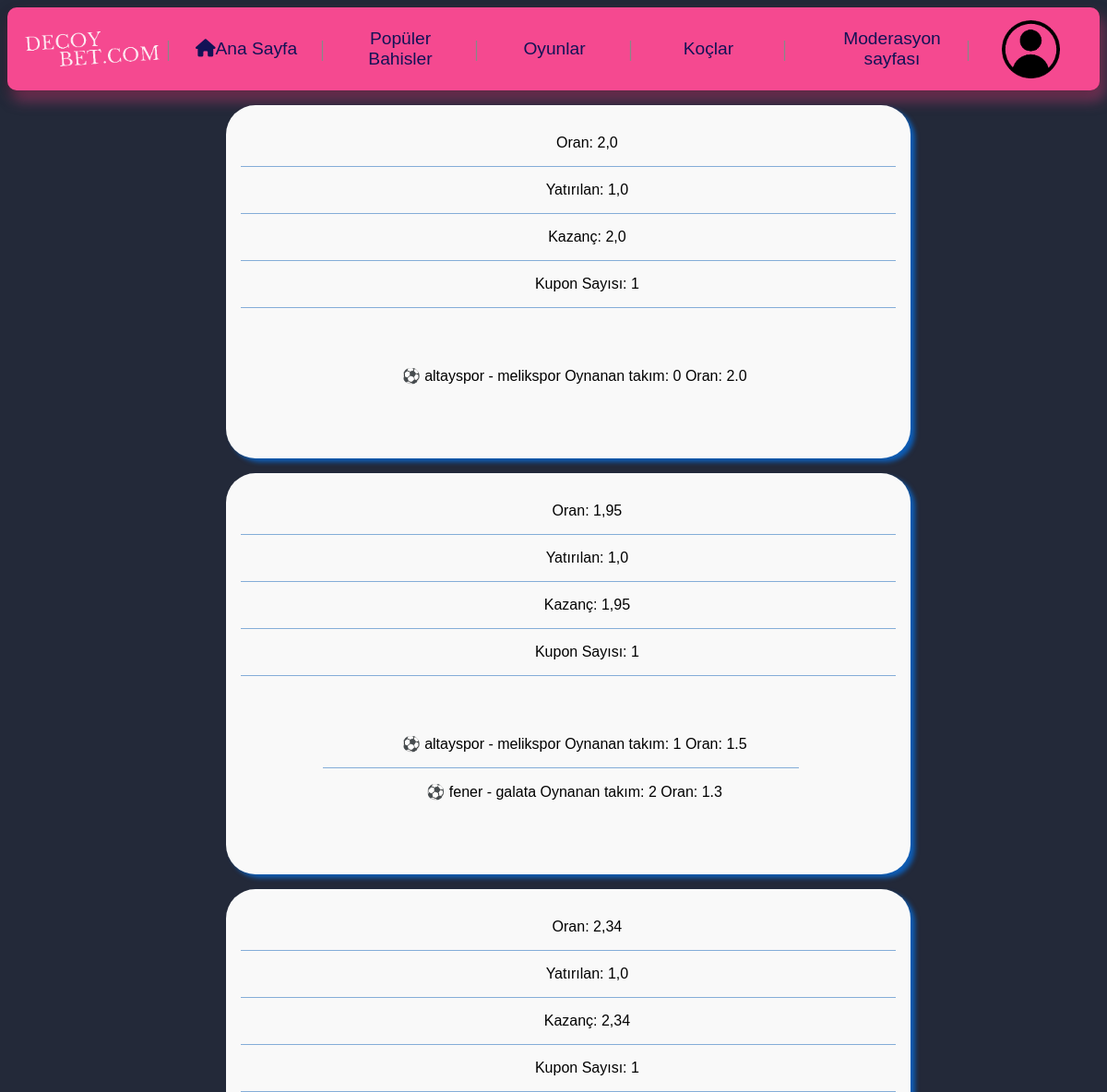
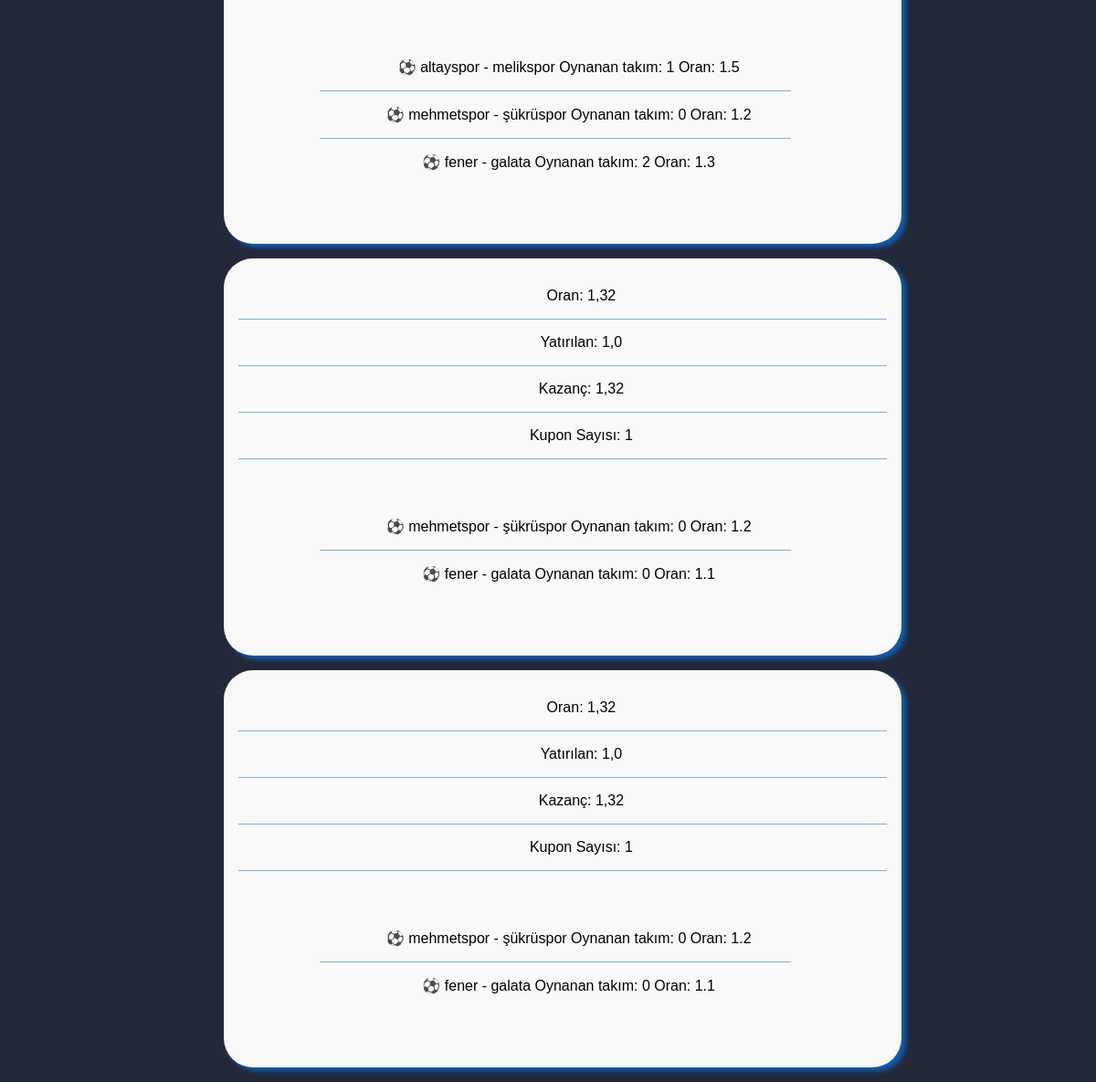
Page /kuponlar (signed in) on the committed database (2 pictures, top to bottom).
### new_page/models.py (models this page shows)
class Kupon(models.Model):
    oran = models.FloatField()
    yatirialan = models.FloatField(default=1, null=False)
    kazanc = models.FloatField(default=1, null=False)
    kupon_sayisi = models.PositiveIntegerField(default=1, null=False)
    Match = models.JSONField(default=dict) # oynanan_maclar[mac_id] = [team, value, mac_name]
    Kullanici = models.ForeignKey(Kullanici, on_delete=models.CASCADE)

### new_page/views.py (the view)
# urls.py: path('kuponlar', KuponCall, name='kuponCall'),
def KuponCall(request: HttpRequest):
    if request.method == 'POST':
        if request.user.is_authenticated:
            tutar = float(request.POST.get('Tutar'))
            if tutar <= int(request.user.balance):
                oran = float(request.POST.get('send-oran'))
                kazanc = float(request.POST.get('send-kazanc'))
                amount = int(request.POST.get('Sayi'))
                maclar_json = request.POST.get('send-dict')
                Kupon.objects.create(oran=oran, yatirialan=tutar ,kazanc=kazanc, kupon_sayisi=amount, Kullanici=request.user, Match=maclar_json)
                request.user.balance -= tutar
                request.user.save()
                return redirect('kuponCall')
            else:
                messages.error(request, 'Bu kupon için yeterli bakiyen yok !')
                return redirect('homepage')
        else:
            messages.error(request, 'Giriş yapmadan kupon oynayamassın!')
            return redirect('homepage')
    elif request.method == "GET":
        if request.user.is_authenticated:
            kuponlar = Kupon.objects.filter(Kullanici=request.user)
            oynanan_maclar={}
            for kupon in kuponlar:
                oynanan_maclar[kupon.id] = json.loads(kupon.Match)
            return render(request, 'kuponlarım_page.html', {'kuponlar':kuponlar, 'oynanan_maclar':oynanan_maclar})
        else:
            messages.error(request, 'Giriş yapmadan kuponları görüntüleyemessin!')
            return redirect('homepage')
    else:
        messages.error(request, 'Geçersiz Method')
        return redirect('homepage')

### templates/kuponlarım_page.html (shortened to what this page needs)
<!DOCTYPE html>
<html lang="en">
{% extends "header.html" %}
{% block content %}
{% load static %}
<head>
</head>
<body>
    {% for kupon in kuponlar%}
    <ul class="kuponlarim-list">
        <li class="kuponlarim-li">Oran: {{ kupon.oran }}</li>
        <li class="kuponlarim-li">Yatırılan: {{ kupon.yatirialan }}</li>
        <li class="kuponlarim-li">Kazanç: {{ kupon.kazanc }}</li>
        <li class="kuponlarim-li">Kupon Sayısı: {{ kupon.kupon_sayisi }}</li>
        <li class="kuponlarim-li">
            <ul class="kuponlarim-ul">
                {% for kupon_id, value in oynanan_maclar.items %}
                    {% if kupon_id == kupon.id %}
                        {% for match_id, info in value.items %}
                            <li class="kuponlarim-li">⚽️ {{ info.2 }} Oynanan takım: {{ info.0 }} Oran: {{ info.1 }}</li>
                        {% endfor %}
                    {% endif %}
                {% endfor %}
            </ul>
        </li>
    </ul>
    {% endfor %}
</body>
{% endblock content %}

### templates/style_sheet.html (style rules this page uses)
html { scroll-behavior: smooth; }
:root { --main-bgcolor: rgb(35, 41, 57); --main-orange: rgb(3, 3, 52); --second-orange: white; --main-gray: rgb(39, 39, 39); --coach-white: rgb(244, 244, 244); --coach-green: rgb(58, 193, 71); }
body { background-color: var(--main-bgcolor); }
.kuponlarim-list, .kuponlarim-ul { list-style: none; background-color: #f9f9f9; padding: 1rem; margin-right: 3rem; font-family: 'Arial', 'Helvetica Neue', 'Helvetica', sans-serif; }
.kuponlarim-li { background-color: #f9f9f9; padding: 1rem; font-family: 'Arial', 'Helvetica Neue', 'Helvetica', sans-serif; border-bottom: 1px solid #0057b378; padding-left: 8%; }
.kuponlarim-list li:last-child { border: none; }
.kuponlarim-li ul li { display: flex; justify-content: center; align-items: center; margin-right: 10%; }
.kuponlarim-list { box-shadow: #007bff9f 5px 4px 5px; border-radius: 2rem; width: 60%; margin-left: 20%; text-align: center; }
.kuponlarim-ul { margin: 1rem; }

### rows in the picture
Kupon: oran "2,0", yatirialan "1,0", kazanc "2,0", kupon_sayisi "1", info "altayspor - melikspor", info "0", info "2.0"
Kupon: oran "1,95", yatirialan "1,0", kazanc "1,95", kupon_sayisi "1", info "altayspor - melikspor" "fener - galata", info "1" "2", info "1.5" "1.3"
Kupon: oran "2,34", yatirialan "1,0", kazanc "2,34", kupon_sayisi "1", info "altayspor - melikspor" "mehmetspor - şükrüspor" "fener - galata", info "1" "0" "2", info "1.5" "1.2" "1.3"
Kupon: oran "1,32", yatirialan "1,0", kazanc "1,32", kupon_sayisi "1", info "mehmetspor - şükrüspor" "fener - galata", info "0" "0", info "1.2" "1.1"
Kupon: oran "1,32", yatirialan "1,0", kazanc "1,32", kupon_sayisi "1", info "mehmetspor - şükrüspor" "fener - galata", info "0" "0", info "1.2" "1.1"
